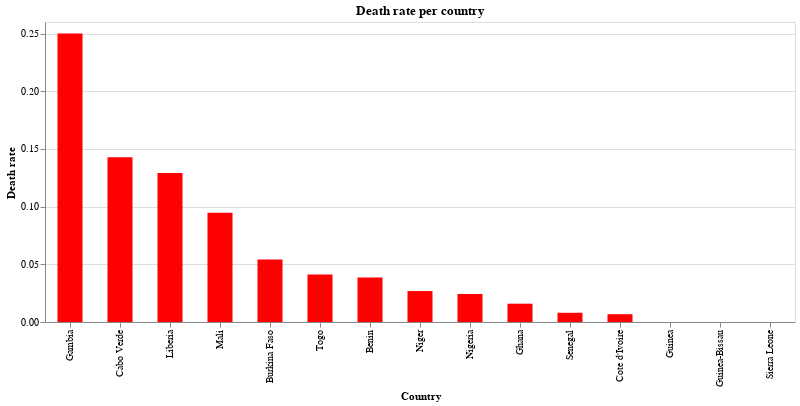

The notebook cell saved with this chart:
### Markdown cell above
### Death rate per Country

### Code cell
source = covid_ana_sort

alt.Chart(source).mark_bar(size = 25).encode(x = alt.X('Country', sort='-y'), y = 'Death rate', color = alt.value('red'),).properties(width = alt.Step(50), height = 300, title = 'Death rate per country').interactive()

### Figure 1 — Vega-Lite specification as saved in the notebook (floating-point values rounded to 4 significant figures)
{"config": {"view": {"continuousWidth": 400, "continuousHeight": 300}}, "data": {"name": "data-7f64cbb7ea43133272a087391db02cba"}, "mark": {"type": "bar", "size": 25}, "encoding": {"color": {"value": "red"}, "x": {"type": "nominal", "field": "Country", "sort": "-y"}, "y": {"type": "quantitative", "field": "Death rate"}}, "height": 300, "selection": {"selector003": {"type": "interval", "bind": "scales", "encodings": ["x", "y"]}}, "title": "Death rate per country", "width": {"step": 50}, "$schema": "https://vega.github.io/schema/vega-lite/v4.0.2.json", "datasets": {"data-7f64cbb7ea43133272a087391db02cba": [{"Country": "Cote d'Ivoire", "Lat": 7.54, "Long": -5.547, "Date": "2020-04-09T00:00:00", "Confirmed_cases": 444, "Dead": 3, "Recovered": 52, "ill people": 392, "Death rate": 0.006757, "Recovered rate": 0.1171}, {"Country": "Burkina Faso", "Lat": 12.24, "Long": -1.562, "Date": "2020-04-09T00:00:00", "Confirmed_cases": 443, "Dead": 24, "Recovered": 146, "ill people": 297, "Death rate": 0.05418, "Recovered rate": 0.3296}, {"Country": "Niger", "Lat": 17.61, "Long": 8.082, "Date": "2020-04-09T00:00:00", "Confirmed_cases": 410, "Dead": 11, "Recovered": 40, "ill people": 370, "Death rate": 0.02683, "Recovered rate": 0.09756}, {"Country": "Ghana", "Lat": 7.947, "Long": -1.023, "Date": "2020-04-09T00:00:00", "Confirmed_cases": 378, "Dead": 6, "Recovered": 3, "ill people": 375, "Death rate": 0.01587, "Recovered rate": 0.007937}, {"Country": "Nigeria", "Lat": 9.082, "Long": 8.675, "Date": "2020-04-09T00:00:00", "Confirmed_cases": 288, "Dead": 7, "Recovered": 51, "ill people": 237, "Death rate": 0.02431, "Recovered rate": 0.1771}, {"Country": "Senegal", "Lat": 14.5, "Long": -14.45, "Date": "2020-04-09T00:00:00", "Confirmed_cases": 250, "Dead": 2, "Recovered": 123, "ill people": 127, "Death rate": 0.008, "Recovered rate": 0.492}, {"Country": "Guinea", "Lat": 9.946, "Long": -9.697, "Date": "2020-04-09T00:00:00", "Confirmed_cases": 194, "Dead": 0, "Recovered": 11, "ill people": 183, "Death rate": 0.0, "Recovered rate": 0.0567}, {"Country": "Mali", "Lat": 17.57, "Long": -3.996, "Date": "2020-04-09T00:00:00", "Confirmed_cases": 74, "Dead": 7, "Recovered": 22, "ill people": 52, "Death rate": 0.09459, "Recovered rate": 0.2973}, {"Country": "Togo", "Lat": 8.62, "Long": 0.8248, "Date": "2020-04-09T00:00:00", "Confirmed_cases": 73, "Dead": 3, "Recovered": 24, "ill people": 49, "Death rate": 0.0411, "Recovered rate": 0.3288}, {"Country": "Guinea-Bissau", "Lat": 11.8, "Long": -15.18, "Date": "2020-04-09T00:00:00", "Confirmed_cases": 36, "Dead": 0, "Recovered": 0, "ill people": 36, "Death rate": 0.0, "Recovered rate": 0.0}, {"Country": "Liberia", "Lat": 6.428, "Long": -9.43, "Date": "2020-04-09T00:00:00", "Confirmed_cases": 31, "Dead": 4, "Recovered": 3, "ill people": 28, "Death rate": 0.129, "Recovered rate": 0.09677}, {"Country": "Benin", "Lat": 9.308, "Long": 2.316, "Date": "2020-04-09T00:00:00", "Confirmed_cases": 26, "Dead": 1, "Recovered": 5, "ill people": 21, "Death rate": 0.03846, "Recovered rate": 0.1923}, {"Country": "Cabo Verde", "Lat": 16.54, "Long": -23.04, "Date": "2020-04-09T00:00:00", "Confirmed_cases": 7, "Dead": 1, "Recovered": 1, "ill people": 6, "Death rate": 0.1429, "Recovered rate": 0.1429}, {"Country": "Sierra Leone", "Lat": 8.461, "Long": -11.78, "Date": "2020-04-09T00:00:00", "Confirmed_cases": 7, "Dead": 0, "Recovered": 0, "ill people": 7, "Death rate": 0.0, "Recovered rate": 0.0}, {"Country": "Gambia", "Lat": 13.44, "Long": -15.31, "Date": "2020-04-09T00:00:00", "Confirmed_cases": 4, "Dead": 1, "Recovered": 2, "ill people": 2, "Death rate": 0.25, "Recovered rate": 0.5}]}}
